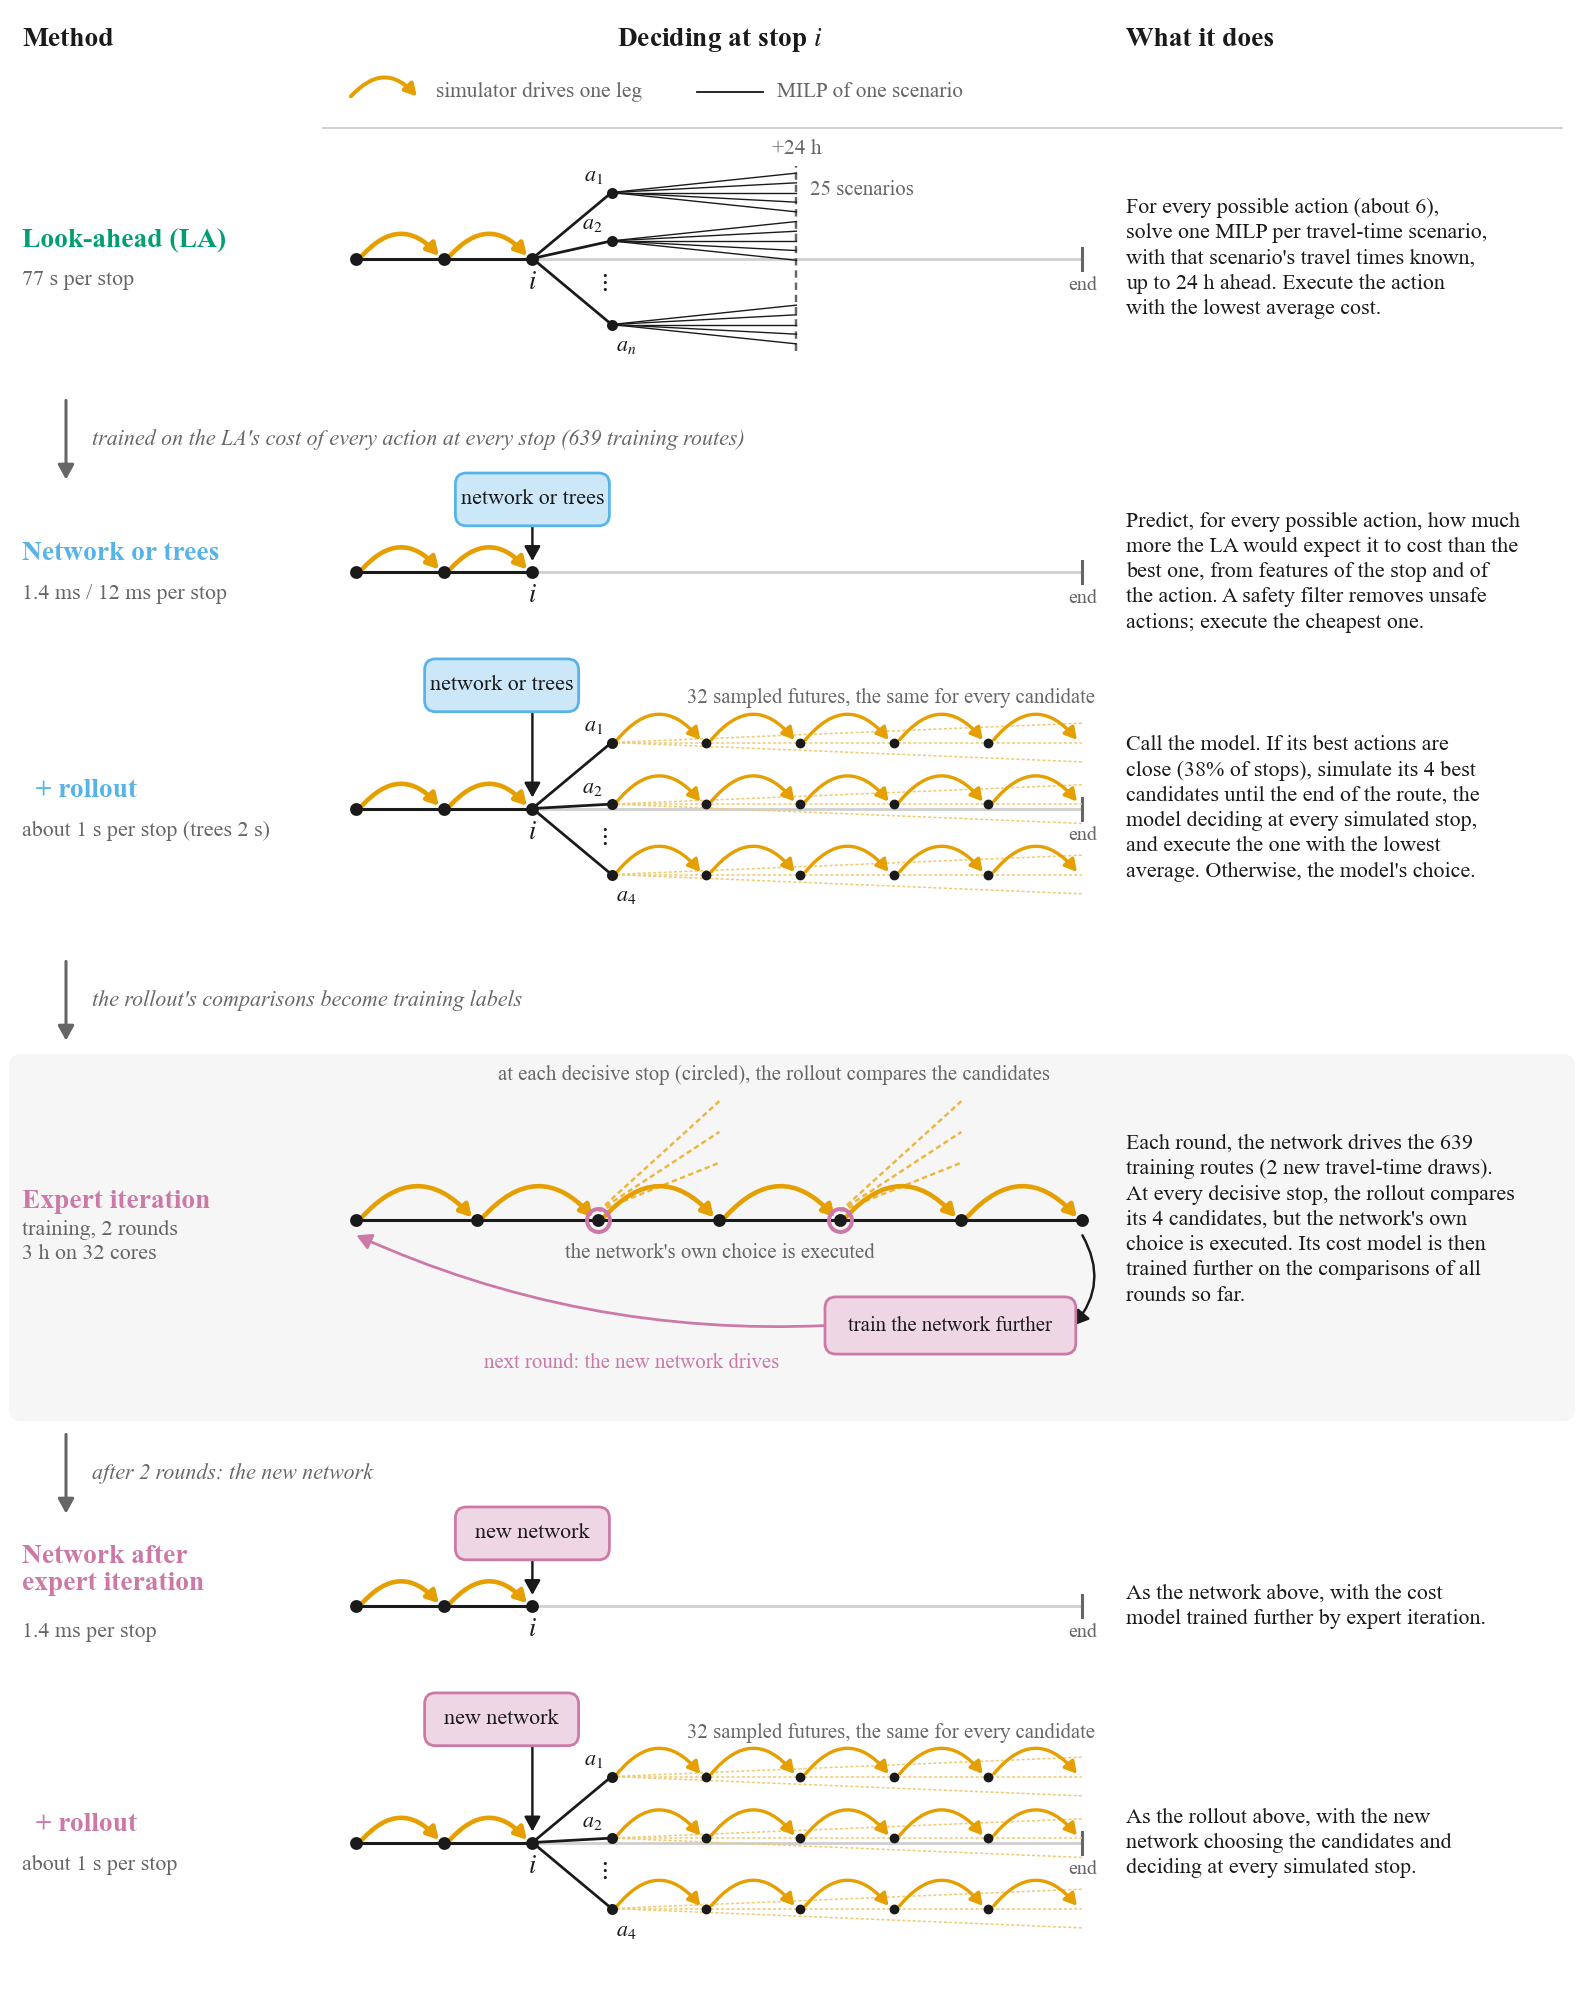

Generate this figure with Python:
"""
fig_methods_flow.py — how each policy decides at a stop (from the user's sketch)
===============================================================================
A schematic (no data), redrawn from the user's hand sketch of 2026-10-30 and
extended with expert iteration. One row per method, top to bottom in the
order the paper builds them: the LA, the learned network (or trees), its
rollout, expert iteration (training, offline), and the network after expert
iteration, alone and with its rollout.

Encoding, as in the sketch:
  * orange hop  = the simulator drives one leg (real stop-to-stop progress,
                  or a simulated leg inside a rollout future);
  * thin black  = one LA scenario, optimized by a MILP with its travel times
                  known, up to 24 h ahead (no simulator);
  * dot         = a stop where the policy decides;
  * box         = the learned model called at stop i.
Grey arrows between rows say what each method is trained on.

Numbers in the notes are the paper's (main.tex, draft of 2026-10-30).
Writes fig_methods_flow.pdf/.png next to this file.

    python ML/paper/fig_methods_flow.py
"""
from __future__ import annotations

import os

import numpy as np

HERE = os.path.dirname(os.path.abspath(__file__))

ORANGE, LA_C, SKY, EI_C = "#E69F00", "#009E73", "#56B4E9", "#CC79A7"
INK, MUTED, LIGHT = "#1a1a1a", "#666666", "#cfcfcf"

W = 7.2
X_NAME = 0.10
X0, XI, X24, XEND = 1.62, 2.42, 3.62, 4.92     # route start, stop i, +24 h, end of route
X_NOTE = 5.12
STEP = (XI - X0) / 2                           # leg length on the drawn route


def _tint(hex_c, a):
    h = hex_c.lstrip("#")
    r, g, b = (int(h[k:k + 2], 16) for k in (0, 2, 4))
    return "#%02x%02x%02x" % tuple(int(255 - (255 - v) * a) for v in (r, g, b))


class Fig:
    def __init__(self, height):
        import matplotlib
        matplotlib.use("Agg")
        import matplotlib.pyplot as plt
        from matplotlib.patches import FancyArrowPatch, FancyBboxPatch
        self.plt, self.Arrow, self.Box = plt, FancyArrowPatch, FancyBboxPatch
        plt.rcParams.update({"font.family": "serif",
                             "font.serif": ["Times New Roman", "Times", "DejaVu Serif"],
                             "font.size": 8, "pdf.fonttype": 42, "mathtext.fontset": "stix"})
        self.fig = plt.figure(figsize=(W, height))
        ax = self.fig.add_axes([0, 0, 1, 1])
        ax.set_xlim(0, W)
        ax.set_ylim(0, height)
        ax.axis("off")
        self.ax = ax

    # ── primitives ────────────────────────────────────────────────────────────
    def hop(self, x0, x1, y0, y1=None, lw=1.5, color=ORANGE, rad=-0.55, head=True, alpha=1.0, z=3):
        y1 = y0 if y1 is None else y1
        style = "-|>,head_length=3.2,head_width=1.8" if head else "-"
        self.ax.add_patch(self.Arrow((x0 + 0.025, y0 + 0.012), (x1 - 0.025, y1 + 0.012),
                                     connectionstyle=f"arc3,rad={rad}", arrowstyle=style,
                                     color=color, lw=lw, alpha=alpha, zorder=z, shrinkA=0, shrinkB=0))

    def arrow(self, xy0, xy1, color=MUTED, lw=0.9, rad=0.0, z=2, head="-|>,head_length=4,head_width=2.2"):
        self.ax.add_patch(self.Arrow(xy0, xy1, connectionstyle=f"arc3,rad={rad}", arrowstyle=head,
                                     color=color, lw=lw, zorder=z, shrinkA=0, shrinkB=0))

    def dot(self, x, y, ms=3.2, color=INK, z=4):
        self.ax.plot(x, y, marker="o", ms=ms, color=color, zorder=z, ls="none")

    def text(self, x, y, s, **kw):
        kw.setdefault("va", "center")
        kw.setdefault("color", INK)
        return self.ax.text(x, y, s, **kw)

    def box(self, x, y, w, h, label, fc, ec, fs=7.2):
        self.ax.add_patch(self.Box((x - w / 2, y - h / 2), w, h, boxstyle="round,pad=0.02,rounding_size=0.05",
                                   fc=fc, ec=ec, lw=0.9, zorder=5))
        self.text(x, y, label, ha="center", fontsize=fs, zorder=6)

    # ── building blocks ───────────────────────────────────────────────────────
    def route(self, y, end_label=True):
        """Stops start, 1, i driven by the simulator; faint rest of the route to its end."""
        ax = self.ax
        ax.plot([XI, XEND], [y, y], color=LIGHT, lw=0.9, zorder=1)
        ax.plot([X0, XI], [y, y], color=INK, lw=1.0, zorder=2)
        xs = [X0, X0 + STEP, XI]
        for a, b in zip(xs[:-1], xs[1:]):
            self.hop(a, b, y)
        for x in xs:
            self.dot(x, y)
        self.text(XI, y - 0.11, "$i$", ha="center", fontsize=8.5)
        ax.plot([XEND, XEND], [y - 0.05, y + 0.05], color=MUTED, lw=1.0, zorder=2)
        if end_label:
            self.text(XEND, y - 0.12, "end", ha="center", fontsize=6.5, color=MUTED)

    def model(self, y, label, colour, x=XI, dy=0.33):
        self.box(x, y + dy, 0.66, 0.20, label, _tint(colour, 0.30), colour)
        self.arrow((XI, y + dy - 0.10), (XI, y + 0.05), color=INK, lw=0.8)

    def fan(self, y, spread, x_to, kind, n_lines=3, labels=None, gap=0.36):
        """Candidate actions from stop i, each followed by `n_lines` futures up to x_to.
        kind 'milp' = thin solid black scenarios; 'sim' = simulated futures with
        orange hops and the policy's decisions as dots."""
        xa = XI + gap
        for k, dy in enumerate(spread):
            ya = y + dy
            self.ax.plot([XI, xa], [y, ya], color=INK, lw=0.9, zorder=2)
            self.dot(xa, ya, ms=2.6)
            if labels:
                if dy >= 0:
                    self.text(xa - 0.04, ya + 0.075, labels[k], ha="right", fontsize=7.2)
                else:
                    self.text(xa + 0.02, ya - 0.10, labels[k], ha="left", fontsize=7.2)
            offs = np.linspace(-0.055, 0.055, n_lines) if n_lines > 1 else [0.0]
            for d in offs:
                if kind == "milp":
                    self.ax.plot([xa, x_to], [ya, ya + d * 1.6], color=INK, lw=0.45, zorder=2)
                else:
                    self.ax.plot([xa, x_to], [ya, ya + d * 1.6], color=_tint(ORANGE, 0.55), lw=0.5,
                                 zorder=2, ls=(0, (2.0, 1.4)))
            if kind == "sim":                       # one future drawn in full: legs + decisions
                xs = np.linspace(xa, x_to, 6)
                for a, b in zip(xs[:-1], xs[1:]):
                    self.hop(a, b, ya, lw=1.1, rad=-0.6)
                for x in xs[1:-1]:
                    self.dot(x, ya, ms=2.2)

    def name(self, y, title, sub, colour=INK):
        n = title.count("\n")
        self.text(X_NAME, y + 0.08 + 0.08 * n, title, fontsize=9, fontweight="bold", color=colour,
                  linespacing=1.15)
        self.text(X_NAME, y - 0.10 - 0.02 * n, sub, fontsize=7.2, color=MUTED, linespacing=1.3)

    def note(self, y, lines):
        self.text(X_NOTE, y, "\n".join(lines), fontsize=7.2, linespacing=1.35)

    def link(self, y_top, y_bot, label):
        """Grey 'trained on' arrow between two rows, in the name column."""
        x = 0.30
        self.arrow((x, y_top), (x, y_bot), color=MUTED, lw=1.0)
        self.text(x + 0.12, (y_top + y_bot) / 2, label, fontsize=7.2, color=MUTED, style="italic")


# ── the rows ──────────────────────────────────────────────────────────────────
def row_la(f, y):
    f.name(y, "Look-ahead (LA)", "77 s per stop", LA_C)
    f.route(y)
    f.fan(y, [0.30, 0.08, -0.30], X24, "milp", n_lines=5, labels=["$a_1$", "$a_2$", "$a_n$"])
    f.text(XI + 0.32, y - 0.11, "$\\vdots$", ha="center", fontsize=8)
    f.ax.plot([X24, X24], [y - 0.42, y + 0.42], color=MUTED, lw=0.8, ls=(0, (3, 2)), zorder=1)
    f.text(X24, y + 0.50, "+24 h", ha="center", fontsize=7, color=MUTED)
    f.text(X24 + 0.06, y + 0.31, "25 scenarios", fontsize=6.8, color=MUTED, va="center")
    f.note(y, ["For every possible action (about 6),",
               "solve one MILP per travel-time scenario,",
               "with that scenario's travel times known,",
               "up to 24 h ahead. Execute the action",
               "with the lowest average cost."])


def row_net(f, y, label, colour, title, sub, note):
    f.name(y, title, sub, colour)
    f.route(y)
    f.model(y, label, colour)
    f.note(y, note)


def row_roll(f, y, label, colour, title, sub, note):
    f.name(y, title, sub, colour)
    f.route(y)
    f.model(y, label, colour, x=XI - 0.14, dy=0.56)
    f.fan(y, [0.30, 0.02, -0.30], XEND, "sim", n_lines=3, labels=["$a_1$", "$a_2$", "$a_4$"])
    f.text(XI + 0.32, y - 0.13, "$\\vdots$", ha="center", fontsize=8)
    f.text((XI + XEND) / 2 + 0.38, y + 0.50, "32 sampled futures, the same for every candidate",
           ha="center", fontsize=6.8, color=MUTED)
    f.note(y, note)


def row_exit(f, y):
    f.name(y, "Expert iteration", "training, 2 rounds\n3 h on 32 cores", EI_C)
    ax = f.ax
    # the network drives a whole training route; its own choice is always executed
    xs = np.linspace(X0, XEND, 7)
    ax.plot([X0, XEND], [y, y], color=INK, lw=1.0, zorder=2)
    for a, b in zip(xs[:-1], xs[1:]):
        f.hop(a, b, y)
    for x in xs:
        f.dot(x, y)
    # decisive stops: the rollout compares the candidates, as labels only
    for xd in (xs[2], xs[4]):
        ax.plot(xd, y, marker="o", ms=7.5, mfc="none", mec=EI_C, mew=1.3, zorder=5, ls="none")
        for dy in (0.26, 0.40, 0.54):
            ax.plot([xd, xd + 0.55], [y + 0.04, y + dy], color=_tint(ORANGE, 0.75), lw=0.8,
                    ls=(0, (2.2, 1.4)), zorder=2)
    f.text((xs[2] + xs[4]) / 2 + 0.25, y + 0.66, "at each decisive stop (circled), the rollout "
           "compares the candidates", fontsize=6.8, color=MUTED, ha="center")
    f.text(xs[3], y - 0.15, "the network's own choice is executed", ha="center", fontsize=6.8,
           color=MUTED)
    # labels -> train the network further -> next round with the new network
    xb, yb = XEND - 0.60, y - 0.48
    f.box(xb, yb, 1.10, 0.22, "train the network further", _tint(EI_C, 0.30), EI_C, fs=6.8)
    f.arrow((XEND, y - 0.07), (xb + 0.56, yb), color=INK, lw=0.8, rad=-0.35)
    f.arrow((xb - 0.56, yb), (X0, y - 0.07), color=EI_C, lw=0.9, rad=-0.12)
    f.text((X0 + xb) / 2 - 0.10, yb - 0.17, "next round: the new network drives", ha="center",
           fontsize=6.8, color=EI_C)
    f.note(y, ["Each round, the network drives the 639",
               "training routes (2 new travel-time draws).",
               "At every decisive stop, the rollout compares",
               "its 4 candidates, but the network's own",
               "choice is executed. Its cost model is then",
               "trained further on the comparisons of all",
               "rounds so far."])


def main():
    rows = [("la", 1.25), ("link", 0.40), ("net", 0.80), ("roll", 1.35), ("link", 0.40),
            ("exit", 1.75), ("link", 0.40), ("net2", 0.80), ("roll2", 1.35)]
    head = 0.55
    height = head + sum(h for _, h in rows) + 0.10
    f = Fig(height)

    top = height - 0.18
    f.text(X_NAME, top, "Method", fontsize=9, fontweight="bold")
    f.text((X0 + XEND) / 2, top, "Deciding at stop $i$", fontsize=9, fontweight="bold", ha="center")
    f.text(X_NOTE, top, "What it does", fontsize=9, fontweight="bold")
    yl = top - 0.24                                    # legend
    f.hop(X0 - 0.05, X0 + 0.30, yl - 0.03, lw=1.3)
    f.text(X0 + 0.36, yl, "simulator drives one leg", fontsize=7, color=MUTED)
    f.ax.plot([X0 + 1.55, X0 + 1.85], [yl, yl], color=INK, lw=0.6)
    f.text(X0 + 1.91, yl, "MILP of one scenario", fontsize=7, color=MUTED)
    f.ax.plot([X0 - 0.15, W - 0.10], [top - 0.40, top - 0.40], color=LIGHT, lw=0.6)

    y = height - head
    links = iter(["trained on the LA's cost of every action at every stop (639 training routes)",
                  "the rollout's comparisons become training labels",
                  "after 2 rounds: the new network"])
    for kind, h in rows:
        yc = y - h / 2
        if kind == "la":
            row_la(f, yc)
        elif kind == "net":
            row_net(f, yc, "network or trees", SKY, "Network or trees", "1.4 ms / 12 ms per stop",
                    ["Predict, for every possible action, how much",
                     "more the LA would expect it to cost than the",
                     "best one, from features of the stop and of",
                     "the action. A safety filter removes unsafe",
                     "actions; execute the cheapest one."])
        elif kind == "roll":
            row_roll(f, yc, "network or trees", SKY, "  + rollout", "about 1 s per stop (trees 2 s)",
                     ["Call the model. If its best actions are",
                      "close (38% of stops), simulate its 4 best",
                      "candidates until the end of the route, the",
                      "model deciding at every simulated stop,",
                      "and execute the one with the lowest",
                      "average. Otherwise, the model's choice."])
        elif kind == "exit":
            f.ax.add_patch(f.Box((0.04, y - h + 0.04), W - 0.08, h - 0.08,
                                 boxstyle="round,pad=0,rounding_size=0.06",
                                 fc="#f6f6f6", ec="none", zorder=0))
            row_exit(f, yc + 0.08)
        elif kind == "net2":
            row_net(f, yc, "new network", EI_C, "Network after\nexpert iteration", "1.4 ms per stop",
                    ["As the network above, with the cost",
                     "model trained further by expert iteration."])
        elif kind == "roll2":
            row_roll(f, yc, "new network", EI_C, "  + rollout", "about 1 s per stop",
                     ["As the rollout above, with the new",
                      "network choosing the candidates and",
                      "deciding at every simulated stop."])
        elif kind == "link":
            f.link(y - 0.02, y - h + 0.02, next(links))
        y -= h

    for ext in ("pdf", "png"):
        f.fig.savefig(os.path.join(HERE, f"fig_methods_flow.{ext}"), dpi=220)
    print("wrote fig_methods_flow.pdf/.png")


if __name__ == "__main__":
    main()
